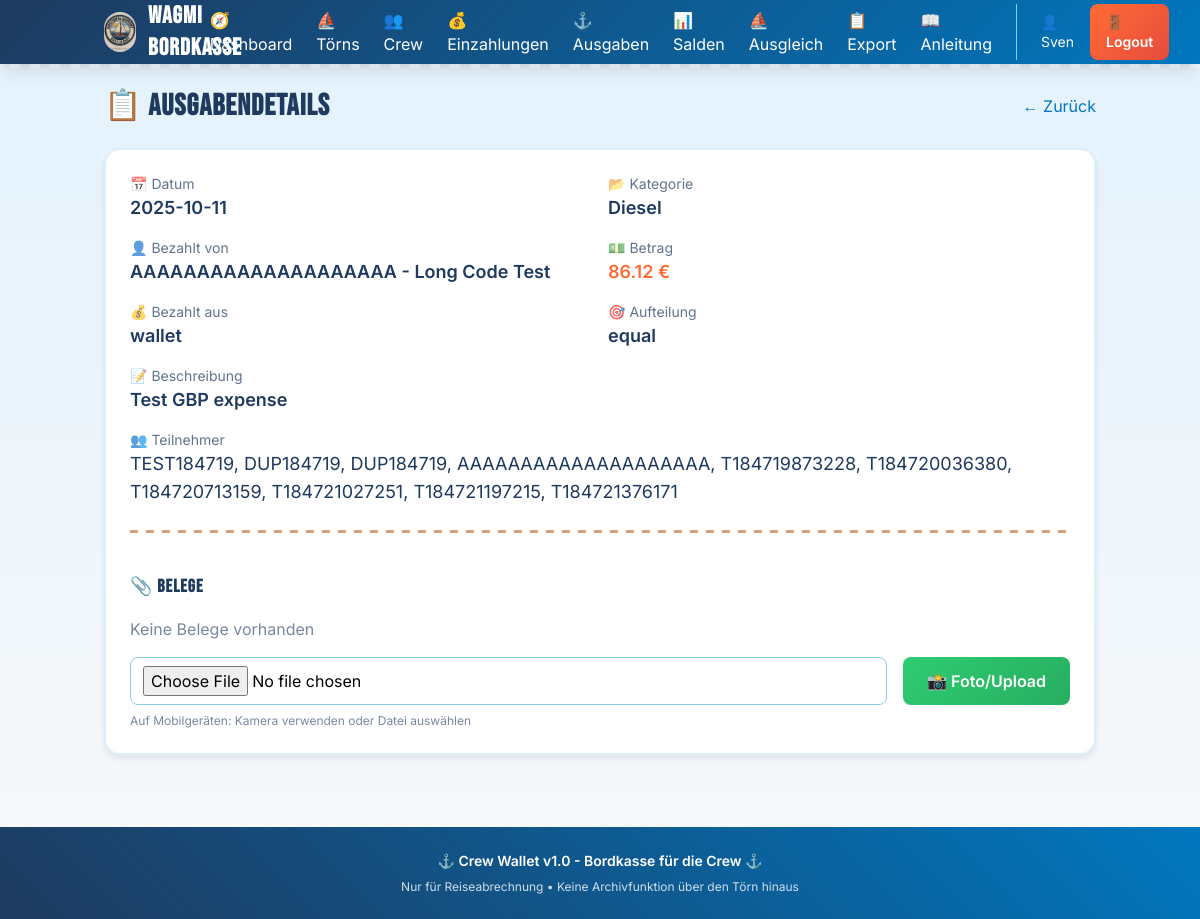
Before: /expenses/18 (signed in) with the older database file.
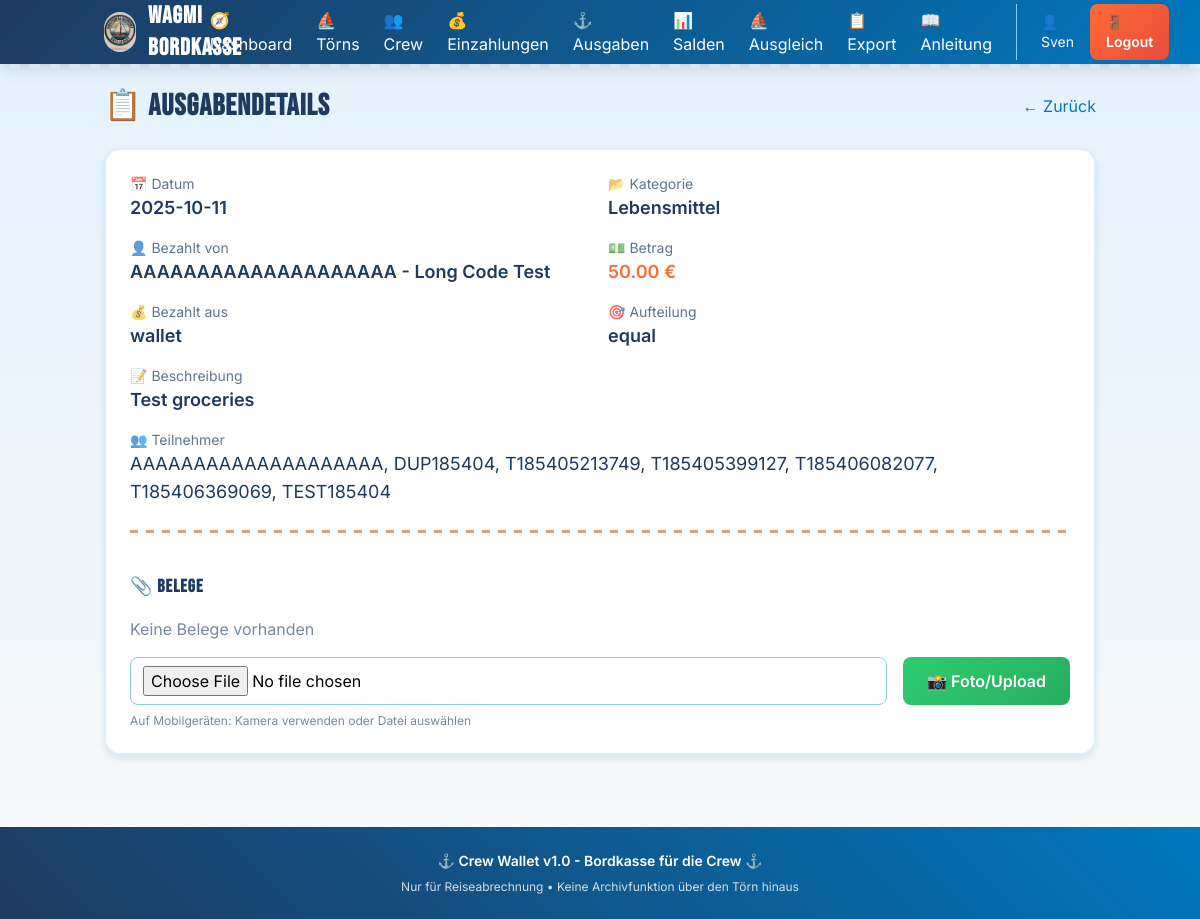
After: the same page with the newer database file.
### models.py (models this page shows)
class Expense(Base):
    __tablename__ = "expenses"
    __table_args__ = (
        CheckConstraint('amount > 0', name='check_expense_amount_positive'),
        CheckConstraint('amount_eur > 0', name='check_expense_amount_eur_positive'),
    )
    id = Column(Integer, primary_key=True, index=True)
    trip_id = Column(Integer, ForeignKey("trips.id"), nullable=False)
    payer_id = Column(Integer, ForeignKey("crew_members.id"), nullable=False)
    date = Column(Date, nullable=False)
    category = Column(String(50), nullable=False)
    description = Column(String(200), nullable=False)
    amount = Column(Float, nullable=False)
    currency = Column(SQLEnum(Currency), nullable=False, default=Currency.EUR)
    amount_eur = Column(Float, nullable=False)
    paid_from = Column(SQLEnum(PaidFromEnum), nullable=False)
    split_mode = Column(SQLEnum(SplitModeEnum), nullable=False)
    created_at = Column(DateTime, default=datetime.utcnow)
    trip = relationship("Trip", back_populates="expenses")
    payer = relationship("CrewMember", foreign_keys=[payer_id], back_populates="paid_expenses")
    participants = relationship("ExpenseParticipant", back_populates="expense", cascade="all, delete-orphan")
    receipts = relationship("Receipt", back_populates="expense", cascade="all, delete-orphan")

class CrewMember(Base):
    __tablename__ = "crew_members"
    __table_args__ = (
        UniqueConstraint('trip_id', 'code', name='uq_crew_trip_code'),
    )
    id = Column(Integer, primary_key=True, index=True)
    trip_id = Column(Integer, ForeignKey("trips.id"), nullable=False)
    code = Column(String(20), nullable=False, index=True)
    name = Column(String(100), nullable=False)
    iban_or_handle = Column(String(100), nullable=True)
    created_at = Column(DateTime, default=datetime.utcnow)
    trip = relationship("Trip", back_populates="crew_members")
    deposits = relationship("Deposit", back_populates="member", cascade="all, delete-orphan")
    paid_expenses = relationship("Expense", foreign_keys="Expense.payer_id", back_populates="payer")
    expense_participations = relationship("ExpenseParticipant", back_populates="member", cascade="all, delete-orphan")

class ExpenseParticipant(Base):
    __tablename__ = "expense_participants"
    id = Column(Integer, primary_key=True, index=True)
    expense_id = Column(Integer, ForeignKey("expenses.id"), nullable=False)
    member_id = Column(Integer, ForeignKey("crew_members.id"), nullable=False)
    expense = relationship("Expense", back_populates="participants")
    member = relationship("CrewMember", back_populates="expense_participations")

### routers/expenses.py (the view)
@router.get("/{expense_id}", response_class=HTMLResponse)
async def expense_detail(
    request: Request,
    expense_id: int,
    db: Session = Depends(get_db)
):
    active_trip = TripService.get_active_trip(db)
    if not active_trip:
        return RedirectResponse(url="/trips", status_code=303)
    expense = db.query(Expense).filter(
        Expense.id == expense_id,
        Expense.trip_id == active_trip.id
    ).first()
    return templates.TemplateResponse("expense_detail.html", {
        "request": request,
        "expense": expense
    })

### templates/expense_detail.html (shortened to what the changed rows need)
{% extends "layout.html" %}
{% block content %}
<div class="space-y-6">
    <div class="flex justify-between items-center">
        <h1 class="text-3xl font-bold maritime-header" style="color: var(--navy-deep);">📋 Ausgabendetails</h1>
    </div>
    <div class="bg-white porthole-card p-6">
        <div class="grid grid-cols-1 md:grid-cols-2 gap-4 mb-6">
            <div>
                <p class="text-sm" style="color: var(--navy-deep); opacity: 0.7;">📅 Datum</p>
                <p class="text-lg font-semibold" style="color: var(--navy-deep);">{{ expense.date }}</p>
            </div>
            <div>
                <p class="text-sm" style="color: var(--navy-deep); opacity: 0.7;">📂 Kategorie</p>
                <p class="text-lg font-semibold" style="color: var(--navy-deep);">{{ expense.category }}</p>
            </div>
            <div>
                <p class="text-sm" style="color: var(--navy-deep); opacity: 0.7;">👤 Bezahlt von</p>
                <p class="text-lg font-semibold" style="color: var(--navy-deep);">{{ expense.payer.code }} - {{ expense.payer.name }}</p>
            </div>
            <div>
                <p class="text-sm" style="color: var(--navy-deep); opacity: 0.7;">💵 Betrag</p>
                <p class="text-lg font-semibold" style="color: var(--coral);">{{ "%.2f"|format(expense.amount_eur) }} €</p>
            </div>
            <div>
                <p class="text-sm" style="color: var(--navy-deep); opacity: 0.7;">💰 Bezahlt aus</p>
                <p class="text-lg font-semibold" style="color: var(--navy-deep);">{{ expense.paid_from.value }}</p>
            </div>
            <div>
                <p class="text-sm" style="color: var(--navy-deep); opacity: 0.7;">🎯 Aufteilung</p>
                <p class="text-lg font-semibold" style="color: var(--navy-deep);">{{ expense.split_mode.value }}</p>
            </div>
            <div class="md:col-span-2">
                <p class="text-sm" style="color: var(--navy-deep); opacity: 0.7;">📝 Beschreibung</p>
                <p class="text-lg font-semibold" style="color: var(--navy-deep);">{{ expense.description }}</p>
            </div>
            <div class="md:col-span-2">
                <p class="text-sm" style="color: var(--navy-deep); opacity: 0.7;">👥 Teilnehmer</p>
                <p class="text-lg" style="color: var(--navy-deep);">
                    {% for p in expense.participants %}
                        {{ p.member.code }}{% if not loop.last %}, {% endif %}
                    {% endfor %}
                </p>
            </div>
        </div>
    </div>
</div>
{% endblock %}

Changed rows visible on the page:
no longer on this page (row edited): ExpenseParticipant: member.code "TEST184719"
no longer on this page (row edited): ExpenseParticipant: member.code "DUP184719"
no longer on this page (row edited): ExpenseParticipant: member.code "DUP184719"
changed Expense "wallet": category "Diesel" → "Lebensmittel"; amount_eur "86.12" → "50.00"; description "Test GBP expense" → "Test groceries"
changed ExpenseParticipant: member.code "T184719873228" → "DUP185404"
changed ExpenseParticipant (number 3 of 7 on the later page): member.code "T184720036380" → "T185405213749"
changed ExpenseParticipant (number 4 of 7 on the later page): member.code "T184720713159" → "T185405399127"
changed ExpenseParticipant (number 5 of 7 on the later page): member.code "T184721027251" → "T185406082077"
changed ExpenseParticipant (number 6 of 7 on the later page): member.code "T184721197215" → "T185406369069"
changed ExpenseParticipant: member.code "T184721376171" → "TEST185404"
